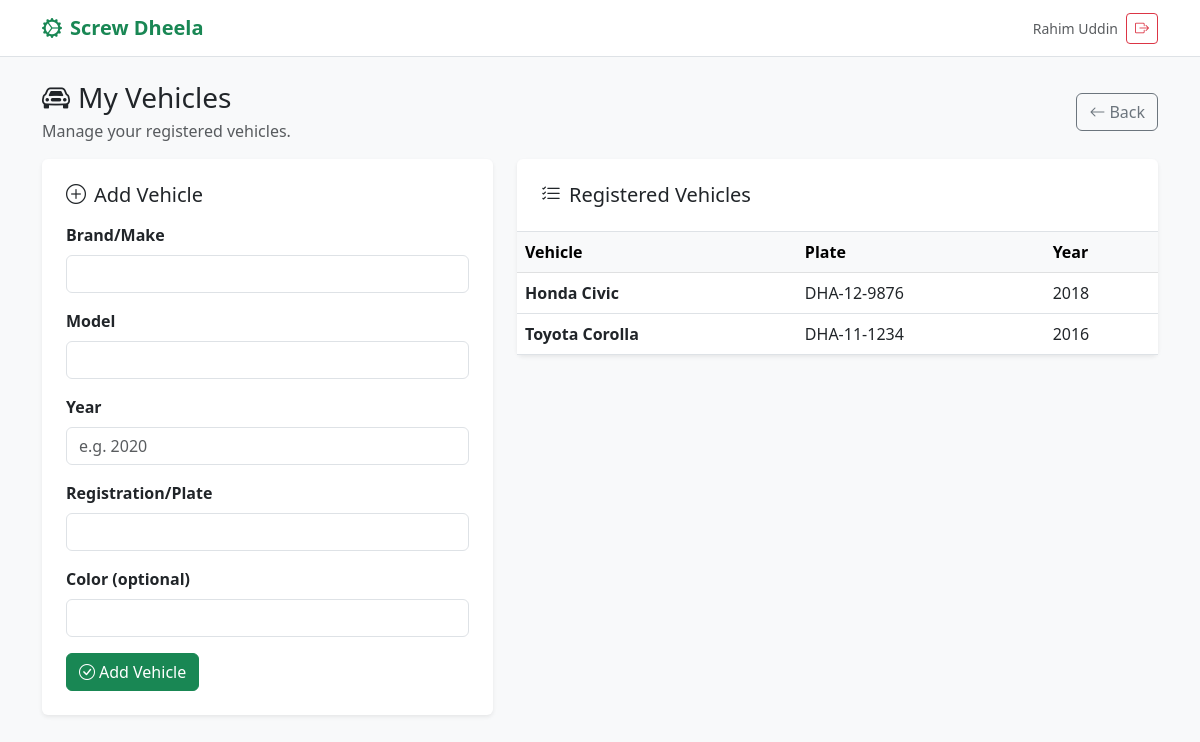
/public/customer_portal/my_vehicles.php (signed in), run on the app's committed database.
### tables this page shows
CREATE TABLE vehicles (
  vehicle_id INT AUTO_INCREMENT PRIMARY KEY,
  customer_id INT NOT NULL,
  plate_no VARCHAR(30) NOT NULL,
  make VARCHAR(60) NOT NULL,
  model VARCHAR(60) NOT NULL,
  year SMALLINT NULL,
  color VARCHAR(40) NULL,
  created_at TIMESTAMP NOT NULL DEFAULT CURRENT_TIMESTAMP,
  UNIQUE KEY uq_plate (plate_no),
  KEY idx_vehicle_customer (customer_id),
  CONSTRAINT fk_vehicle_customer FOREIGN KEY (customer_id) REFERENCES customers(customer_id)
    ON DELETE CASCADE
);

### public/customer_portal/my_vehicles.php (the view, shortened to what this page needs)
<?php
require_once __DIR__ . "/../../config/db.php";
$customer_id = (int)$_SESSION['customer_id'];
$customer_name = $_SESSION['customer_name'] ?? 'Customer';
function h($s){ return htmlspecialchars((string)$s, ENT_QUOTES, 'UTF-8'); }
function getTableColumns(mysqli $conn, string $table): array {
    $cols = [];
    $res = $conn->query("SHOW COLUMNS FROM `$table`");
    if ($res) { while ($r = $res->fetch_assoc()) $cols[] = $r['Field']; $res->free(); }
    return $cols;
}
function detectColumn(array $cols, array $candidates): string {
    foreach ($candidates as $c) if (in_array($c, $cols, true)) return $c;
    return '';
}
$vehCols  = getTableColumns($conn, "vehicles");
$regCol   = detectColumn($vehCols, ['registration_no','registration_number','plate_no','license_plate','reg_no','plate']);
$brandCol = detectColumn($vehCols, ['brand','make']);
$modelCol = detectColumn($vehCols, ['model']);
$yearCol  = detectColumn($vehCols, ['year','model_year','vehicle_year']);
$colorCol = detectColumn($vehCols, ['color','vehicle_color']);
$form = ['brand'=>'','model'=>'','year'=>'','reg'=>'','color'=>'','vin'=>''];
$st = $conn->prepare("SELECT * FROM vehicles WHERE customer_id = ? ORDER BY vehicle_id DESC");
$st->bind_param("i", $customer_id);
$st->execute();
$vehicles = $st->get_result()->fetch_all(MYSQLI_ASSOC);
function vget(array $v, string $col, string $fallbackKey = '') {
    if ($col && isset($v[$col])) return $v[$col];
    return '';
}
?>
<!doctype html>
<html lang="en">
<head>
  <link href="https://cdn.jsdelivr.net/npm/bootstrap@5.3.0/dist/css/bootstrap.min.css" rel="stylesheet">
  <link rel="stylesheet" href="https://cdn.jsdelivr.net/npm/bootstrap-icons@1.11.0/font/bootstrap-icons.css">
</head>
<body class="bg-light">
<nav class="navbar navbar-light bg-white border-bottom sticky-top">
  <div class="container">
    <a class="navbar-brand fw-bold text-success" href="customer_dashboard.php">
      <i class="bi bi-gear-wide-connected me-2"></i>Screw Dheela
    </a>
    <div class="d-flex align-items-center gap-2">
      <span class="text-muted small d-none d-md-inline"><?php echo h($customer_name); ?></span>
      <a class="btn btn-sm btn-outline-danger" href="customer_logout.php"><i class="bi bi-box-arrow-right"></i></a>
    </div>
  </div>
</nav>
<div class="container py-4">
  <div class="d-flex justify-content-between align-items-center flex-wrap gap-2 mb-3">
    <div>
      <h3 class="mb-1"><i class="bi bi-car-front me-2"></i>My Vehicles</h3>
      <div class="text-muted">Manage your registered vehicles.</div>
    </div>
    <a class="btn btn-outline-secondary" href="customer_dashboard.php"><i class="bi bi-arrow-left me-1"></i>Back</a>
  </div>
  <div class="row g-4">
    <div class="col-lg-5">
      <div class="card shadow-sm border-0">
        <div class="card-body p-4">
          <h5 class="mb-3"><i class="bi bi-plus-circle me-2"></i>Add Vehicle</h5>
          <?php if (!$brandCol && !$modelCol && !$regCol): ?>
            <div class="alert alert-warning mb-0">
              Your <code>vehicles</code> table doesn’t have recognizable fields for brand/model/registration.
              Tell me your vehicles table columns and I’ll map it properly.
            </div>
          <?php else: ?>
            <form method="post" novalidate>
              <?php if ($brandCol): ?>
                <div class="mb-3">
                  <label class="form-label fw-semibold">Brand/Make</label>
                  <input class="form-control" name="brand" value="<?php echo h($form['brand']); ?>" required>
                </div>
              <?php endif; ?>
              <?php if ($modelCol): ?>
                <div class="mb-3">
                  <label class="form-label fw-semibold">Model</label>
                  <input class="form-control" name="model" value="<?php echo h($form['model']); ?>" required>
                </div>
              <?php endif; ?>
              <?php if ($yearCol): ?>
                <div class="mb-3">
                  <label class="form-label fw-semibold">Year</label>
                  <input class="form-control" name="year" value="<?php echo h($form['year']); ?>" placeholder="e.g. 2020">
                </div>
              <?php endif; ?>
              <?php if ($regCol): ?>
                <div class="mb-3">
                  <label class="form-label fw-semibold">Registration/Plate</label>
                  <input class="form-control" name="reg" value="<?php echo h($form['reg']); ?>" required>
                </div>
              <?php endif; ?>
              <?php if ($colorCol): ?>
                <div class="mb-3">
                  <label class="form-label fw-semibold">Color (optional)</label>
                  <input class="form-control" name="color" value="<?php echo h($form['color']); ?>">
                </div>
              <?php endif; ?>
              <button class="btn btn-success">
                <i class="bi bi-check-circle me-1"></i>Add Vehicle
              </button>
            </form>
          <?php endif; ?>
        </div>
      </div>
    </div>
    <div class="col-lg-7">
      <div class="card shadow-sm border-0">
        <div class="card-body p-0">
          <div class="p-4 border-bottom">
            <h5 class="mb-0"><i class="bi bi-list-check me-2"></i>Registered Vehicles</h5>
          </div>
          <?php if (empty($vehicles)): ?>
            <div class="p-4 text-center text-muted">
              <div class="display-6 mb-2"><i class="bi bi-car-front"></i></div>
              No vehicles yet.
            </div>
          <?php else: ?>
            <div class="table-responsive">
              <table class="table table-hover align-middle mb-0">
                <thead class="table-light">
                  <tr>
                    <th>Vehicle</th>
                    <th>Plate</th>
                    <th>Year</th>
                  </tr>
                </thead>
                <tbody>
                  <?php foreach ($vehicles as $v): ?>
                    <?php
                      $b = vget($v, $brandCol, 'brand');
                      $m = vget($v, $modelCol, 'model');
                      $y = vget($v, $yearCol, 'year');
                      $r = vget($v, $regCol, 'registration_no');
                    ?>
                    <tr>
                      <td class="fw-semibold"><?php echo h(trim($b.' '.$m)); ?></td>
                      <td><?php echo $r ? h($r) : '<span class="text-muted">-</span>'; ?></td>
                      <td><?php echo $y ? h($y) : '<span class="text-muted">-</span>'; ?></td>
                    </tr>
                  <?php endforeach; ?>
                </tbody>
              </table>
            </div>
          <?php endif; ?>
        </div>
      </div>
    </div>
  </div>
</div>
</body>
</html>

### data on the page
vehicles: make+model "Honda Civic", plate_no "DHA-12-9876", year "2018"
vehicles: make+model "Toyota Corolla", plate_no "DHA-11-1234", year "2016"

### other printed values
$customer_name "Rahim Uddin"
